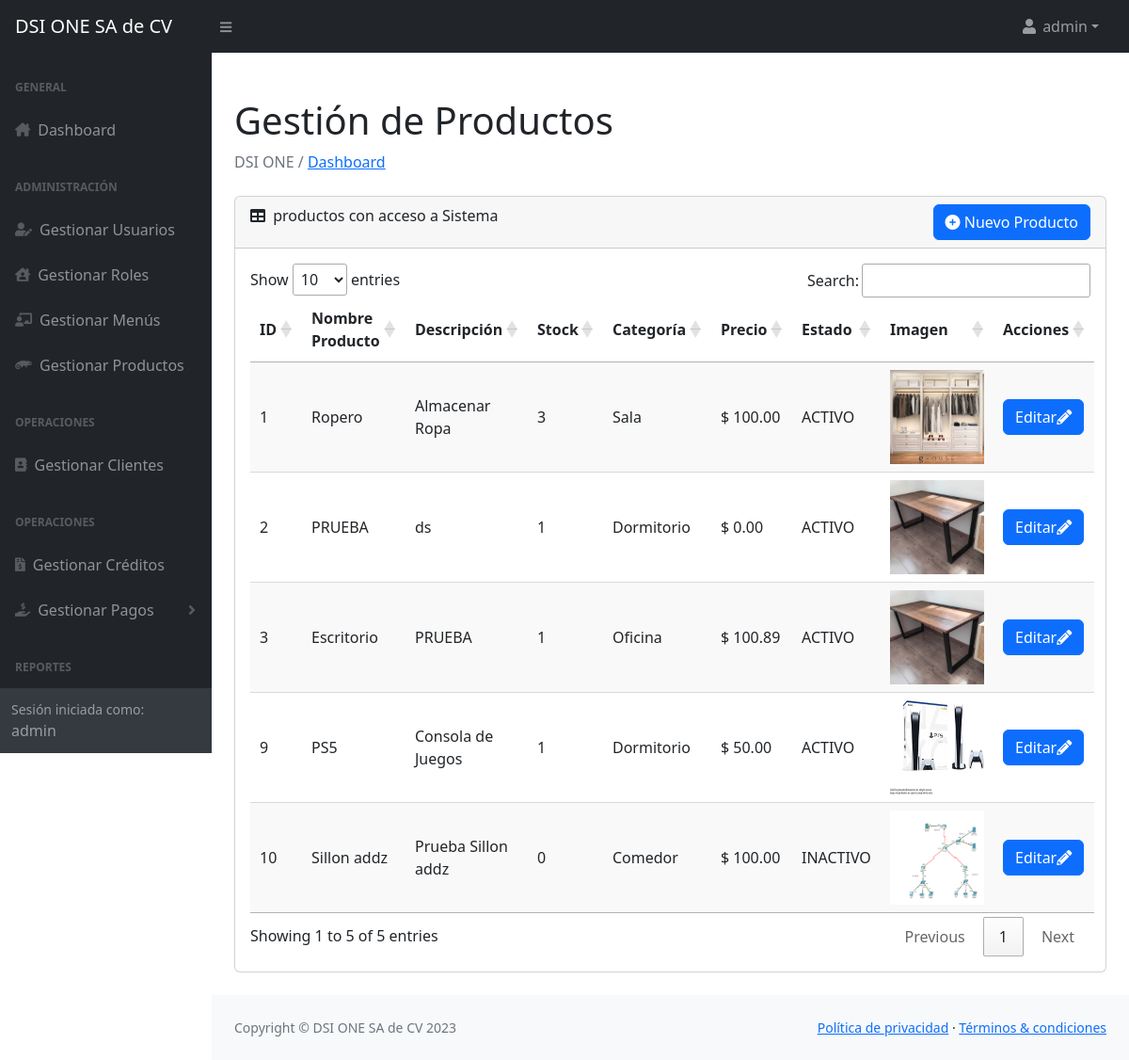
Page /Vista/gestion_productos.php (signed in) on the earlier database version.
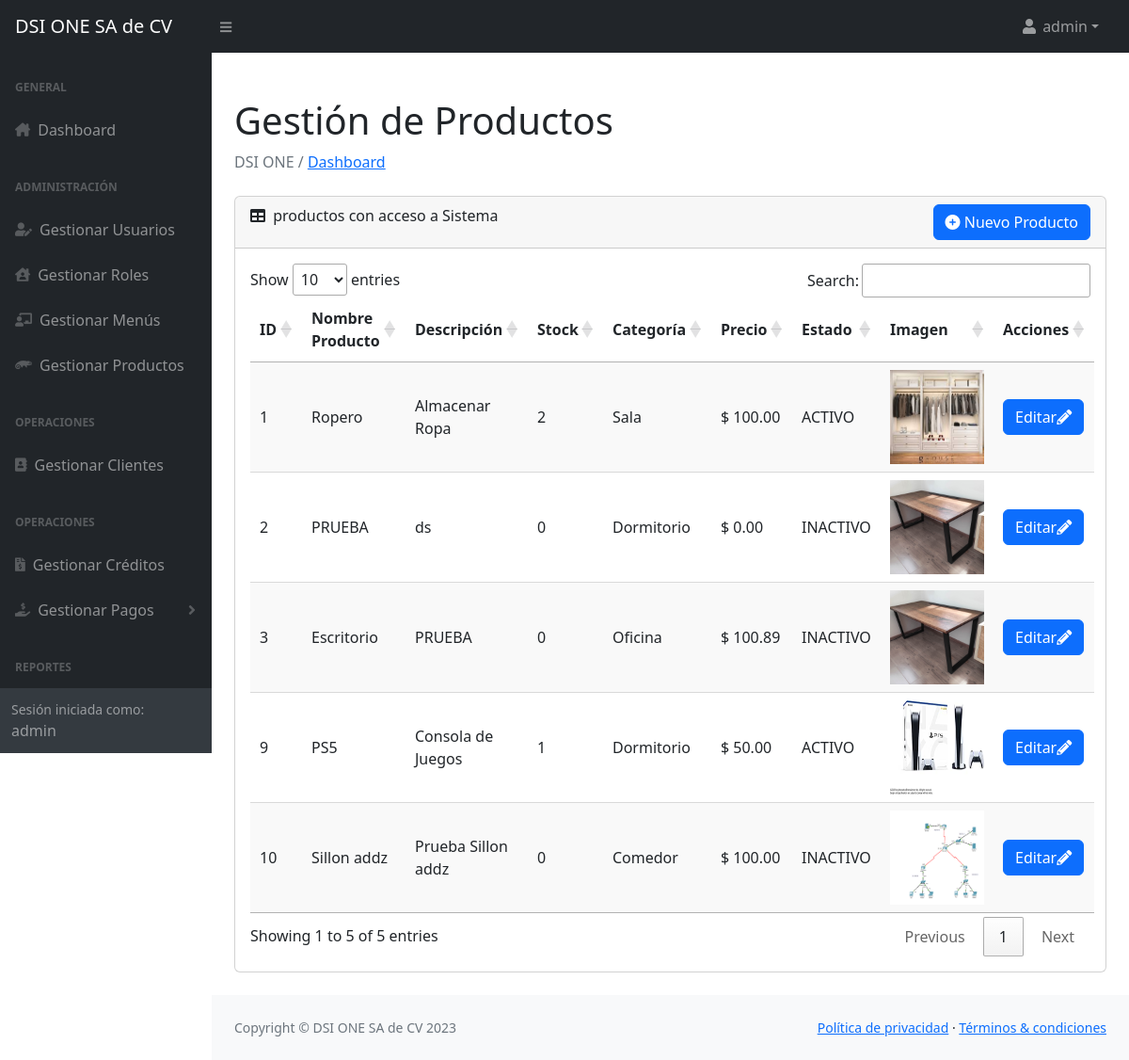
Same page on the later database version.
### tables this page shows
CREATE TABLE `productos_dsi` (
  `id_pd` int(4) NOT NULL,
  `nombre_pd` varchar(30) NOT NULL,
  `descripcion_pd` varchar(50) NOT NULL,
  `stock_pd` int(4) NOT NULL,
  `categoria_pd` varchar(10) NOT NULL,
  `precio_pd` decimal(8,2) DEFAULT NULL,
  `estado_pd` enum('ACTIVO','INACTIVO') NOT NULL DEFAULT 'ACTIVO',
  `imagen` varchar(250) DEFAULT NULL
);

### Vista/gestion_productos.php (the view, shortened to what this page needs)
<?php include '../Controlador/sesion.php';
?>
<head>
    <?php include '../Modelo/o_head.php'; ?>
</head>
<body class="sb-nav-fixed">
    <?php include '../Modelo/o_menu.php'; ?>
    <div id="layoutSidenav_content">
        <main>
            <div class="container-fluid px-4">
                <h1 class="mt-4">Gestión de Productos</h1>
                <ol class="breadcrumb mb-4">
                    <li class="breadcrumb-item active"> DSI ONE / <a href="../Vista/home.php"> Dashboard </a></li>
                </ol>
                <div class="card mb-4">
                    <div class="card-header">
                        <i class="fas fa-table me-1"></i>
                        productos con acceso a Sistema
                        <div style="float: right;">
                            <button class="btn btn-primary" data-bs-toggle="modal" data-bs-target="#addProductoModal"><i class="fa-solid fa-circle-plus"></i> Nuevo Producto</button>
                        </div>
                    </div>
                    <div class="card-body">
                        <table id="datatablesSimple" class="display">
                            <thead>
                                <tr>
                                    <th>ID</th>
                                    <th>Nombre Producto</th>
                                    <th>Descripción</th>
                                    <th>Stock</th>
                                    <th>Categoría</th>
                                    <th>Precio</th>
                                    <th>Estado</th>
                                    <th>Imagen</th>
                                    <th>Acciones</th>
                                </tr>
                            </thead>
                            <tbody>
                                <?php
                                $query = "SELECT * FROM productos_dsi";
                                $result = $conn->query($query);
                                if ($result->num_rows > 0) {
                                    while ($row = $result->fetch_assoc()) {
                                        echo "<tr>";
                                        echo "<td>" . $row['id_pd'] . "</td>";
                                        echo "<td>" . $row['nombre_pd'] . "</td>";
                                        echo "<td>" . $row['descripcion_pd'] . "</td>";
                                        echo "<td>" . $row['stock_pd'] . "</td>";
                                        echo "<td>" . $row['categoria_pd'] . "</td>";
                                        echo "<td> $ " . $row['precio_pd'] . "</td>";
                                        echo "<td>" . $row['estado_pd'] . "</td>";
                                        echo '<td><img src="' . $row['imagen'] . '" alt="Imagen del producto" style="width: 100px; height: 100px;"></td>';
                                        echo '<td>
                                                <button class="btn btn-primary" onclick="cargarDatosProducto(' . $row['id_pd'] . ')" data-bs-toggle="modal" data-bs-target="#editProductoModal">Editar<i class="fas fa-pencil-alt" style="color: white;"></i></button>
                                            </td>';
                                        echo "</tr>";
                                    }
                                } else {
                                    echo "<tr><td colspan='9'>No se encontraron registros en la tabla productos.</td></tr>";
                                }
                                ?>
                            </tbody>
                        </table>
                    </div>
                </div>
            </div>
        </main>
        <?php include '../Modelo/o_scrips_generales.php'; ?>
</body>
</html>

### Controlador/sesion.php (shortened to what this page needs)
<!DOCTYPE html>
<html lang="es">

### Modelo/o_head.php (shortened to what this page needs)
<link rel="stylesheet" href="//cdn.datatables.net/1.13.4/css/jquery.dataTables.min.css">
<link rel="stylesheet" href="https://cdn.jsdelivr.net/npm/bootstrap@5.1.0/dist/css/bootstrap.min.css">
<link rel="stylesheet" href="https://cdnjs.cloudflare.com/ajax/libs/font-awesome/6.2.0/css/all.min.css">
<link href="https://cdn.jsdelivr.net/npm/simple-datatables@7.1.2/dist/style.min.css" rel="stylesheet" />
<link rel="stylesheet" href="../Complementos/CSS/style.css">
<link href='https://unpkg.com/boxicons@2.1.1/css/boxicons.min.css' rel='stylesheet'>
<link rel="stylesheet" href="https://cdnjs.cloudflare.com/ajax/libs/font-awesome/5.15.3/css/all.min.css" />

### Modelo/o_menu.php (shortened to what this page needs)
<nav class="sb-topnav navbar navbar-expand navbar-dark bg-dark">
    <a class="navbar-brand ps-3" href="../Vista/home.php">DSI ONE SA de CV</a>
    <button class="btn btn-link btn-sm order-1 order-lg-0 me-4 me-lg-0" id="sidebarToggle" href="../Vista/home.php"><i class="fas fa-bars"></i></button>
    <ul class="navbar-nav ms-auto ms-md-0 me-3 me-lg-4">
        <li class="nav-item dropdown">
            <a class="nav-link dropdown-toggle" id="navbarDropdown" role="button" data-bs-toggle="dropdown" aria-expanded="false"><i class="fas fa-user fa-fw" aria-hidden="true"></i> <?php echo $_SESSION['username']; ?></a>
        </li>
    </ul>
</nav>
<div id="layoutSidenav">
    <div id="layoutSidenav_nav">
        <nav class="sb-sidenav accordion sb-sidenav-dark" id="sidenavAccordion">
            <div class="sb-sidenav-menu">
                <div class="nav">
                    <div class="sb-sidenav-menu-heading">General</div>
                    <a class="nav-link" href="../Vista/home.php">
                        <div class="sb-nav-link-icon"><i class="fas fa-home-lg"></i></div>
                        Dashboard
                    </a>
                    <div class="sb-sidenav-menu-heading">Administración</div>
                    <a class="nav-link" href="../Vista/admin_usuarios.php">
                        <div class="sb-nav-link-icon"><i class="fas fa-user-edit"></i></div>
                        Gestionar Usuarios
                    </a>
                    <a class="nav-link" href="../Vista/admin_roles.php">
                        <div class="sb-nav-link-icon"><i class="fas fa-house-user"></i></div>
                        Gestionar Roles
                    </a>
                    <a class="nav-link" href="../Vista/admin_menus.php">
                        <div class="sb-nav-link-icon"><i class="fas fa-chalkboard-teacher"></i></div>
                        Gestionar Menús
                    </a>
                    <a class="nav-link" href="../Vista/gestion_productos.php">
                        <div class="sb-nav-link-icon"><i class="fab fa-suse"></i></div>
                        Gestionar Productos
                    </a>
                    <div class="sb-sidenav-menu-heading">Operaciones</div>
                    <a class="nav-link" href="../Vista/aa_crear_cliente.php">
                        <div class="sb-nav-link-icon"><i class="fas fa-address-book"></i></div>
                        Gestionar Clientes
                    </a>
                    <div class="sb-sidenav-menu-heading">Operaciones</div>
                    <a class="nav-link" href="../Vista/../Vista/ba_crear_credito.php">
                        <div class="sb-nav-link-icon"><i class="fas fa-file-invoice-dollar"></i></div>
                        Gestionar Créditos
                    </a>
                    <a class="nav-link collapsed" href="#" data-bs-toggle="collapse" data-bs-target="#collapsePagos" aria-expanded="false" aria-controls="collapsePagos">
                        <div class="sb-nav-link-icon"><i class="fas fa-hand-holding-usd"></i></div>
                        Gestionar Pagos
                        <div class="sb-sidenav-collapse-arrow"><i class="fas fa-angle-down"></i></div>
                    </a>
                    <div class="sb-sidenav-menu-heading">Reportes</div>
                    <a class="nav-link collapsed" href="#" data-bs-toggle="collapse" data-bs-target="#collapseReportes" aria-expanded="false" aria-controls="collapseReportes">
                    </a>
                </div>
            </div>
            <div class="sb-sidenav-footer">
                <div class="small">Sesión iniciada como:</div>
                <?php echo $_SESSION['username']; ?>
            </div>
        </nav>
    </div>

### Modelo/o_scrips_generales.php (shortened to what this page needs)
<footer class="py-4 bg-light mt-auto">
    <div class="container-fluid px-4">
        <div class="d-flex align-items-center justify-content-between small">
            <div class="text-muted">Copyright &copy; DSI ONE SA de CV 2023</div>
            <div>
                <a href="#">Política de privacidad</a>
                &middot;
                <a href="#">Términos &amp; condiciones</a>
            </div>
        </div>
    </div>
</footer>
</div>
</div>
<link href="https://cdn.jsdelivr.net/npm/@sweetalert2/theme-dark@4/dark.css" rel="stylesheet">

Differences in the rows shown:
changed productos_dsi "Ropero": stock_pd "3" → "2"
changed productos_dsi "ds": stock_pd "1" → "0"; estado_pd "ACTIVO" → "INACTIVO"
changed productos_dsi "Escritorio": stock_pd "1" → "0"; estado_pd "ACTIVO" → "INACTIVO"
